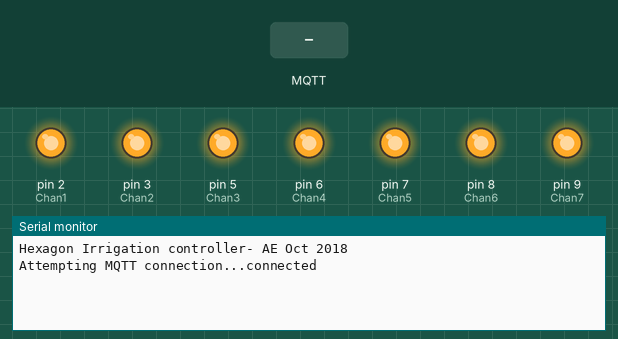
The sketch below on a simulated Arduino Uno, built with avr-gcc and run on an emulated ATmega328P. Parts: output pins drawn as LEDs (lit = HIGH), the last lines printed to the serial monitor. Inputs (shaded band) come from the test bench. WiFi joins after 1.5 s; servers stay silent unless stated; no MQTT or app messages arrive unless stated.

Above: at 1.2 s.
1.3 s: MQTT message "valve1" arrives on the first subscribed topic
At 2.5 s:
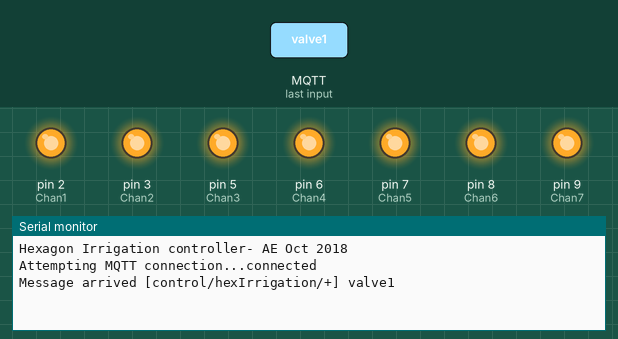
2.8 s: MQTT message "1" arrives on the first subscribed topic
At 3.6 s:
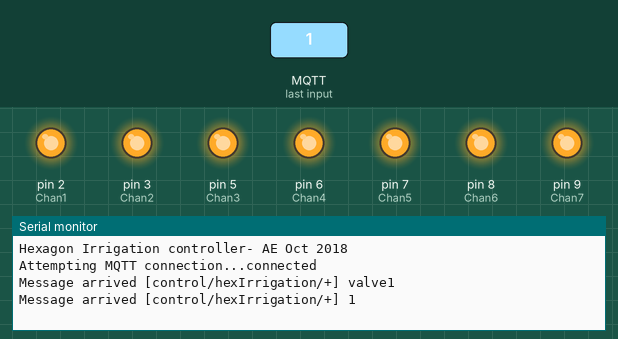

Measured:
- after the input at 1.3 s, the serial monitor: prints a new line at once (image 1)
- after the input at 2.8 s, the serial monitor: prints a new line at once (image 2)

The sketch:

small_irrigation.ino
```cpp
/* Dye Garden (front hexagon) irrigation controller
 * Andrew ELwell, Oct 2018
 */

// Can't use LED_BUILTIN (13) as thats also used by Ethernet SPI (SCK)

#include <SPI.h>
#include <Ethernet.h>
#include <PubSubClient.h>
/* Ethernet shield uses pins:
 *  4 - SS for SD card
 * 10 - SS for ethernet
 * 11 - MOSI
 * 12 - MISO
 * 13 - SCK
 */

 // Testing using 4 channel board, prod is 8
const int Chan1 = 2;
const int Chan2 = 3;
const int Chan3 = 5;
const int Chan4 = 6;
const int Chan5 = 7;
const int Chan6 = 8;
const int Chan7 = 9;
// const int Chan8 =

// Make sure mac address and IP don't clash on the lan
byte mac[] = { 0xAE, 0x00, 0x01, 0x00, 0x00, 0x03 };
IPAddress ip(192, 168, 1, 202);
IPAddress broker(192, 168, 1, 250);
EthernetClient ethClient;
PubSubClient client(broker, 1883, ethClient);

void reconnect() {
  // Loop until we're reconnected
  while (!client.connected()) {
    Serial.print("Attempting MQTT connection...");
    // Attempt to connect
   if (client.connect("HexIrrigation1","status/hexIrrigation",0,1,"offline")) {
       Serial.println("connected");
      // Once connected, publish an announcement...
      client.publish("status/hexIrrigation","online",1);

      // ... and resubscribe
      client.subscribe("control/hexIrrigation/+");
    } else {
      Serial.print("failed, rc=");
      Serial.print(client.state());
      Serial.println(" try again in 5 seconds");
      // Wait 5 seconds before retrying
      delay(5000);
    }
  }
}


void callback(char* topic, byte* payload, unsigned int length) {
  String Payload = "";
  for (int i=0;i<length;i++) {
    Payload += (char)payload[i];
  }

  Serial.print("Message arrived [");
  Serial.print(topic);
  Serial.print("] ");
  Serial.print(Payload);
  Serial.println();
  String Topic = String(topic).substring(22);
  // OK so we can't use case, so one messy list of if statements coming up..
  if ( Topic == "valve1") {
      if ( Payload == "1" ) {
          digitalWrite(Chan1, LOW);
          client.publish("status/hexIrrigation/valve1", "On");
      } else {
          digitalWrite(Chan1, HIGH);
          client.publish("status/hexIrrigation/valve1", "Off");
      }
  }
   if ( Topic == "valve2") {
      if ( Payload == "1" ) {
          digitalWrite(Chan2, LOW);
          client.publish("status/hexIrrigation/valve2", "On");
      } else {
          digitalWrite(Chan2, HIGH);
          client.publish("status/hexIrrigation/valve2", "Off");
      }
   }
 if ( Topic == "valve3") {
      if ( Payload == "1" ) {
          digitalWrite(Chan3, LOW);
          client.publish("status/hexIrrigation/valve3", "On");
      } else {
          digitalWrite(Chan3, HIGH);
          client.publish("status/hexIrrigation/valve3", "Off");
      }
 }
 if ( Topic == "valve4") {
      if ( Payload == "1" ) {
          digitalWrite(Chan4, LOW);
          client.publish("status/hexIrrigation/valve4", "On");
      } else {
          digitalWrite(Chan4, HIGH);
          client.publish("status/hexIrrigation/valve4", "Off");
      }
 }
 if ( Topic == "valve5") {
      if ( Payload == "1" ) {
          digitalWrite(Chan5, LOW);
          client.publish("status/hexIrrigation/valve5", "On");
      } else {
          digitalWrite(Chan5, HIGH);
          client.publish("status/hexIrrigation/valve5", "Off");
      }
 }
 if ( Topic == "valve6") {
      if ( Payload == "1" ) {
          digitalWrite(Chan6, LOW);
          client.publish("status/hexIrrigation/valve6", "On");
      } else {
          digitalWrite(Chan6, HIGH);
          client.publish("status/hexIrrigation/valve6", "Off");
      }
 }
 if ( Topic == "valve7") {
      if ( Payload == "1" ) {
          digitalWrite(Chan7, LOW);
          client.publish("status/hexIrrigation/valve7", "On");
      } else {
          digitalWrite(Chan7, HIGH);
          client.publish("status/hexIrrigation/valve7", "Off");
      }
 }
 /* if ( Topic == "valve8") {
      if ( Payload == "1" ) {
          digitalWrite(Chan8, LOW);
          client.publish("status/hexIrrigation/valve8", "On");
      } else {
          digitalWrite(Chan8, HIGH);
          client.publish("status/hexIrrigation/valve8", "Off");
      }
  } */
}

void setup () {
  // Set up the Relay IO pins
  pinMode(Chan1, OUTPUT);
  pinMode(Chan2, OUTPUT);
  pinMode(Chan3, OUTPUT);
  pinMode(Chan4, OUTPUT);
  pinMode(Chan5, OUTPUT);
  pinMode(Chan6, OUTPUT);
  pinMode(Chan7, OUTPUT);
  //pinMode(Chan8, OUTPUT);
  // Relays come ON when LOW (well, the LED does) so bring them high on init to stay off
  digitalWrite(Chan1, HIGH);
  digitalWrite(Chan2, HIGH);
  digitalWrite(Chan3, HIGH);
  digitalWrite(Chan4, HIGH);
  digitalWrite(Chan5, HIGH);
  digitalWrite(Chan6, HIGH);
  digitalWrite(Chan7, HIGH);
  //digitalWrite(Chan8, HIGH);


  delay( 50 ) ; // Allow the ethernet to reset if using etherten
  Serial.begin(115200);
  Serial.println("Hexagon Irrigation controller- AE Oct 2018");
  //pinMode(LED_BUILTIN, OUTPUT);
  //digitalWrite(LED_BUILTIN, LOW);
  Ethernet.begin(mac, ip);
  client.setCallback(callback);
}

void loop () {
  if (!client.connected()) {
    reconnect();
  }
  client.loop();
}
```
